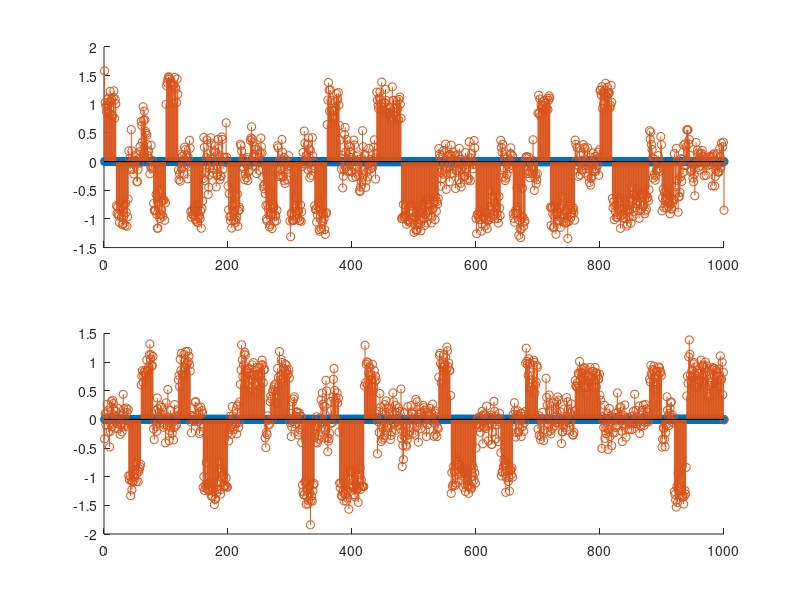

The MATLAB script that drew this image:
load('cleanData.mat');
 
bits = cleanData;
 
% Step 1: Estimate channel magnitude
magnitude_estimate = rms(abs(bits(1:1000)));
 
% Step 2: Divide received signal by estimate of channel magnitude
y_hat = bits./magnitude_estimate;
 
% Step 3: Initialize variables
psi = zeros(length(bits), 1);
psi_hat = psi;
x_hat = psi;
e_sum = 0;
e = psi;
d = psi;
 
beta = 0.2;
alpha = beta/10;
 
% Start the loop
for k = 1:length(bits)-1
    % Step 4: Correct phase offset
    x_hat(k) = y_hat(k) * exp(1i * psi_hat(k));
    
    % Step 5: Compute error signal
    e(k) = sign(real(x_hat(k)))*imag(x_hat(k)) - sign(imag(x_hat(k)))*real(x_hat(k));
    
    e_sum = e_sum + e(k)*alpha;
   
    
    d(k) = e_sum + beta * e(k);
    
    % Step 7: update psi_hat
    psi_hat(k+1) = psi_hat(k) + d(k);
    
    % Step 8: Wrap psi_hat
    while psi_hat(k+1) > pi || psi_hat(k+1) < -pi
        if psi_hat(k+1) > pi
            psi_hat(k+1) = psi_hat(k+1) - 2*pi;
        elseif psi_hat(k+1) < pi
            psi_hat(k+1) = psi_hat(k+1) + 2*pi;
        end
    end
end
n = 20;
% x_hat = mean(reshape(x_hat(1:floor(length(x_hat)/20)*20), n, []));
 
subplot(211)
hold on
stem(real(bits(1:1000)));
stem(real(x_hat(1:1000)));
hold off
subplot(212)
hold on
stem(imag(bits(1:1000)));
stem(imag(x_hat(1:1000)));
hold off
